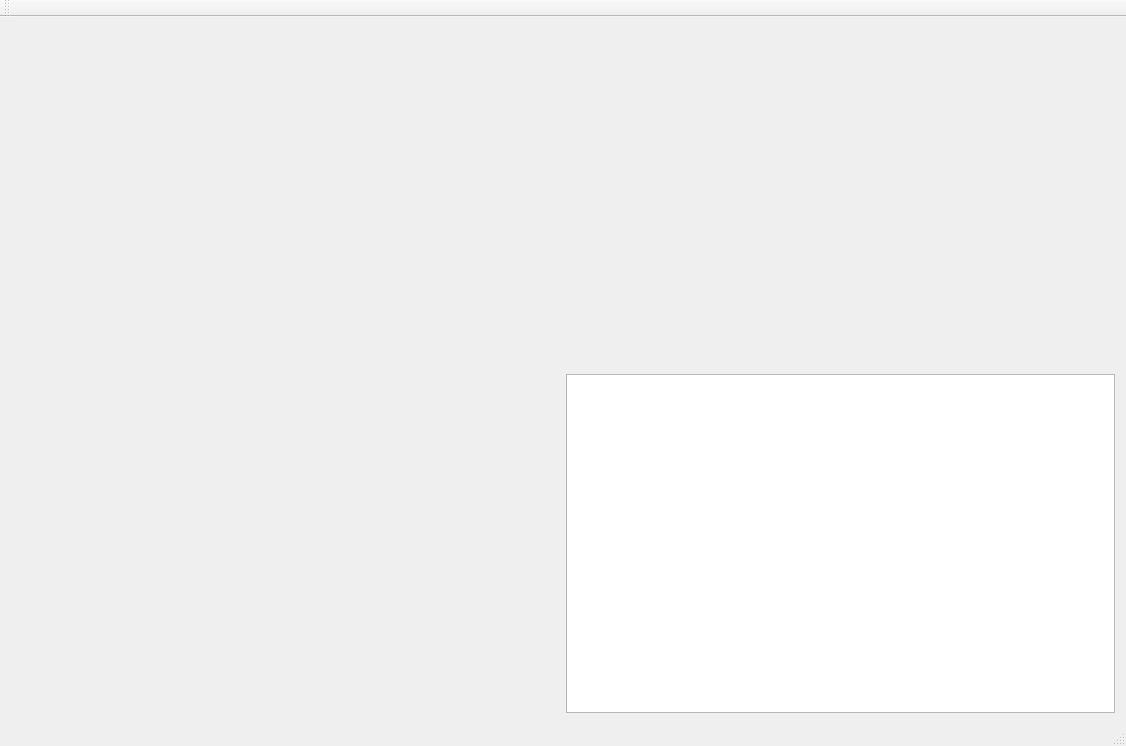
<?xml version="1.0" encoding="UTF-8"?>
<ui version="4.0">
 <class>ImbalancedKeypointsClass</class>
 <widget class="QMainWindow" name="ImbalancedKeypointsClass">
  <property name="geometry">
   <rect>
    <x>0</x>
    <y>0</y>
    <width>1126</width>
    <height>746</height>
   </rect>
  </property>
  <property name="font">
   <font>
    <pointsize>5</pointsize>
   </font>
  </property>
  <property name="windowTitle">
   <string>ImbalancedKeypoints</string>
  </property>
  <widget class="QWidget" name="centralWidget">
   <layout class="QGridLayout" name="horizontalLayout">
    <item row="0" column="2">
     <layout class="QVBoxLayout" name="verticalLayout_2">
      <item>
       <widget class="QVTKWidget" name="qvtkWidget_2"/>
      </item>
     </layout>
    </item>
    <item row="0" column="1">
     <layout class="QVBoxLayout" name="verticalLayout_1">
      <item>
       <widget class="QVTKWidget" name="qvtkWidget_1">
        <property name="sizePolicy">
         <sizepolicy hsizetype="Preferred" vsizetype="Preferred">
          <horstretch>0</horstretch>
          <verstretch>0</verstretch>
         </sizepolicy>
        </property>
       </widget>
      </item>
     </layout>
    </item>
    <item row="1" column="1">
     <layout class="QVBoxLayout" name="verticalLayout_3">
      <item>
       <widget class="QVTKWidget" name="qvtkWidget_3"/>
      </item>
     </layout>
    </item>
    <item row="1" column="2">
     <layout class="QVBoxLayout" name="verticalLayout_4">
      <item>
       <widget class="QTextEdit" name="textEdit">
        <property name="sizePolicy">
         <sizepolicy hsizetype="Preferred" vsizetype="Preferred">
          <horstretch>0</horstretch>
          <verstretch>0</verstretch>
         </sizepolicy>
        </property>
        <property name="font">
         <font>
          <pointsize>9</pointsize>
         </font>
        </property>
        <property name="readOnly">
         <bool>false</bool>
        </property>
       </widget>
      </item>
     </layout>
    </item>
   </layout>
  </widget>
  <widget class="QMenuBar" name="menuBar">
   <property name="geometry">
    <rect>
     <x>0</x>
     <y>0</y>
     <width>1126</width>
     <height>23</height>
    </rect>
   </property>
  </widget>
  <widget class="QToolBar" name="mainToolBar">
   <attribute name="toolBarArea">
    <enum>TopToolBarArea</enum>
   </attribute>
   <attribute name="toolBarBreak">
    <bool>false</bool>
   </attribute>
  </widget>
  <widget class="QStatusBar" name="statusBar"/>
  <action name="actionTest">
   <property name="text">
    <string>test</string>
   </property>
  </action>
 </widget>
 <layoutdefault spacing="6" margin="11"/>
 <customwidgets>
  <customwidget>
   <class>QVTKWidget</class>
   <extends>QWidget</extends>
   <header>QVTKWidget.h</header>
  </customwidget>
 </customwidgets>
 <resources>
  <include location="ImbalancedKeypoints.qrc"/>
 </resources>
 <connections/>
</ui>
